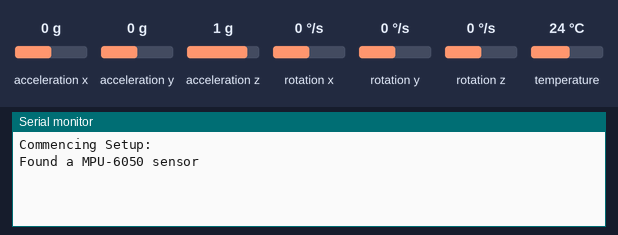
Bench run of a sketch on a simulated ESP8266 (Wemos D1 mini). Shown: the last lines printed to the serial monitor. Inputs (shaded band) come from the test bench; at power-on: acceleration x 0 g, acceleration y 0 g, acceleration z 1 g, rotation x 0 °/s, rotation y 0 °/s, rotation z 0 °/s, temperature 24 °C.

Above: at 1.2 s.
1.3 s: acceleration x set to -1.4 g
At 3.5 s:
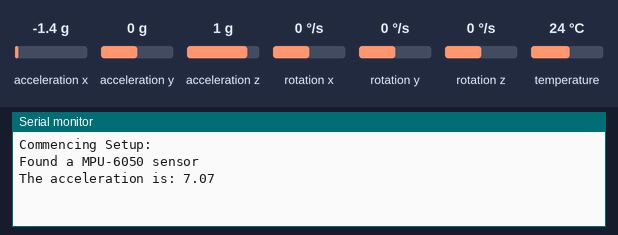
4.3 s: acceleration y set to -1.4 g
At 5.0 s:
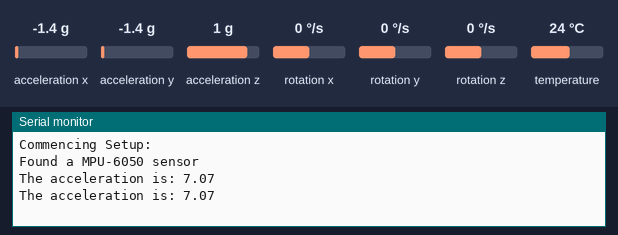
5.8 s: acceleration z set to -1.4 g
At 6.8 s:
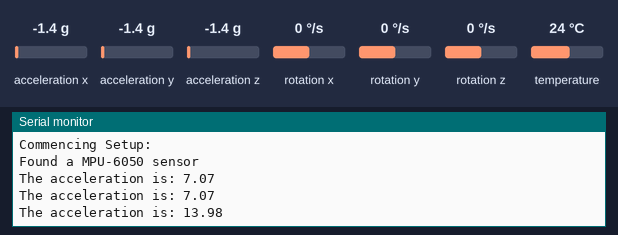

The sketch:

Wemos_Accelerometer_Sender.ino
```cpp
#include <Adafruit_MPU6050.h>
#include <Adafruit_Sensor.h>

#include <ESP8266WiFi.h>
#include <espnow.h>

#include <FastLED.h>

// REPLACE WITH RECEIVER MAC Address
// uint8_t broadcastAddress[] = { 0xBC, 0xFF, 0x4D, 0x49, 0xC7, 0x62 };
uint8_t broadcastAddress[] = { 0x94, 0x3C, 0xC6, 0x38, 0x2E, 0xA4 };


// Set your Board ID (ESP32 Sender #1 = BOARD_ID 1, ESP32 Sender #2 = BOARD_ID 2, etc)
#define BOARD_ID 2

const int lightsaber_sound_threshold = 14;
float acceleration_magnitude;

struct __attribute__((packed)) dataPacket {
  int unsigned id;
  int unsigned Right_Score;
  int unsigned Left_Score;
  int unsigned Seconds_Remaining;
  int unsigned Minutes_Remaining;
  bool Green_Light;
  bool Red_Light;
  bool White_Green_Light;
  bool White_Red_Light;
  bool Yellow_Green_Light;
  bool Yellow_Red_Light;
  bool Yellow_Card_Green;
  bool Yellow_Card_Red;
  bool Red_Card_Green;
  bool Red_Card_Red;
  bool Priority_Left;
  bool Priority_Right;
  bool Light_Saber_Sound;
};

// Create a struct_message called test to store variables to be sent
dataPacket packet;

unsigned long lastTime = 0;
unsigned long timerDelay = 100;

// Callback when data is sent
void OnDataSent(uint8_t *mac_addr, uint8_t sendStatus) {
  Serial.print("\r\nLast Packet Send Status: ");
  if (sendStatus == 0) {
    Serial.println("Delivery success");
  } else {
    Serial.println("Delivery fail");
  }
}

Adafruit_MPU6050 mpu;

void setup() {
  Serial.begin(115200);

  // Set device as a Wi-Fi Station
  WiFi.mode(WIFI_STA);
  WiFi.disconnect();

  // Init ESP-NOW
  if (esp_now_init() != 0) {
    Serial.println("Error initializing ESP-NOW");
    return;
  }
  // Set ESP-NOW role
  esp_now_set_self_role(ESP_NOW_ROLE_CONTROLLER);

  // Once ESPNow is successfully init, we will register for Send CB to
  // get the status of Trasnmitted packet
  esp_now_register_send_cb(OnDataSent);

  // Register peer
  esp_now_add_peer(broadcastAddress, ESP_NOW_ROLE_SLAVE, 1, NULL, 0);

  Serial.println();
  Serial.println("Commencing Setup:");

  if (!mpu.begin()) {
    Serial.println("Sensor init failed");
    while (1)
      yield();
  }
  Serial.println("Found a MPU-6050 sensor");

  packet.id = BOARD_ID;
  packet.Light_Saber_Sound = true;
}

void loop() {

  sensors_event_t a, g, temp;
  mpu.getEvent(&a, &g, &temp);

  if ((millis() - lastTime) > timerDelay) {
    sensors_event_t a, g, temp;
    mpu.getEvent(&a, &g, &temp);
  }
  acceleration_magnitude = abs(pow((a.acceleration.x * a.acceleration.x + a.acceleration.y * a.acceleration.y + a.acceleration.z * a.acceleration.z), (0.5)) - 9.8);
  if (acceleration_magnitude > lightsaber_sound_threshold) {

    // Send message via ESP-NOW
    esp_now_send(0, (uint8_t *)&packet, sizeof(packet));
    lastTime = millis();
    Serial.println("Sent Lightsaber Sound.");
  }

  EVERY_N_MILLISECONDS(2000) {
    Serial.print("The acceleration is: ");
    Serial.println(acceleration_magnitude);
  }
}
```

Measured:
- after the input at 1.3 s, the serial monitor: prints a new line after 0.70 s (image 1)
- after the input at 5.8 s, the serial monitor: prints a new line after 0.21 s (image 3)
